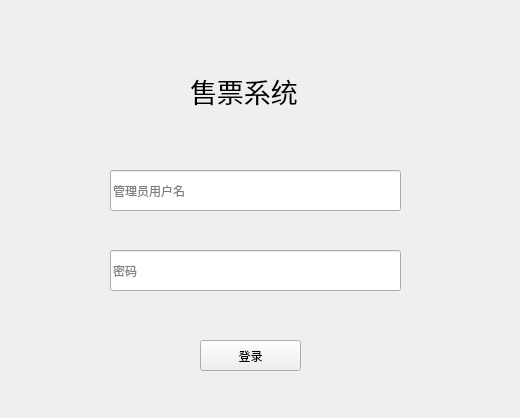
<?xml version="1.0" encoding="UTF-8"?>
<ui version="4.0">
 <class>Login</class>
 <widget class="QWidget" name="Login">
  <property name="geometry">
   <rect>
    <x>0</x>
    <y>0</y>
    <width>520</width>
    <height>418</height>
   </rect>
  </property>
  <property name="windowTitle">
   <string>Form</string>
  </property>
  <widget class="QLabel" name="label">
   <property name="geometry">
    <rect>
     <x>190</x>
     <y>70</y>
     <width>141</width>
     <height>41</height>
    </rect>
   </property>
   <property name="font">
    <font>
     <family>Agency FB</family>
     <pointsize>20</pointsize>
    </font>
   </property>
   <property name="text">
    <string>售票系统</string>
   </property>
  </widget>
  <widget class="QLineEdit" name="lineEditUsername">
   <property name="geometry">
    <rect>
     <x>110</x>
     <y>170</y>
     <width>291</width>
     <height>41</height>
    </rect>
   </property>
   <property name="placeholderText">
    <string>管理员用户名</string>
   </property>
  </widget>
  <widget class="QLineEdit" name="lineEditPassword">
   <property name="geometry">
    <rect>
     <x>110</x>
     <y>250</y>
     <width>291</width>
     <height>41</height>
    </rect>
   </property>
   <property name="echoMode">
    <enum>QLineEdit::Password</enum>
   </property>
   <property name="placeholderText">
    <string>密码</string>
   </property>
  </widget>
  <widget class="QPushButton" name="pushButton">
   <property name="geometry">
    <rect>
     <x>200</x>
     <y>340</y>
     <width>101</width>
     <height>31</height>
    </rect>
   </property>
   <property name="text">
    <string>登录</string>
   </property>
  </widget>
 </widget>
 <resources/>
 <connections/>
</ui>
